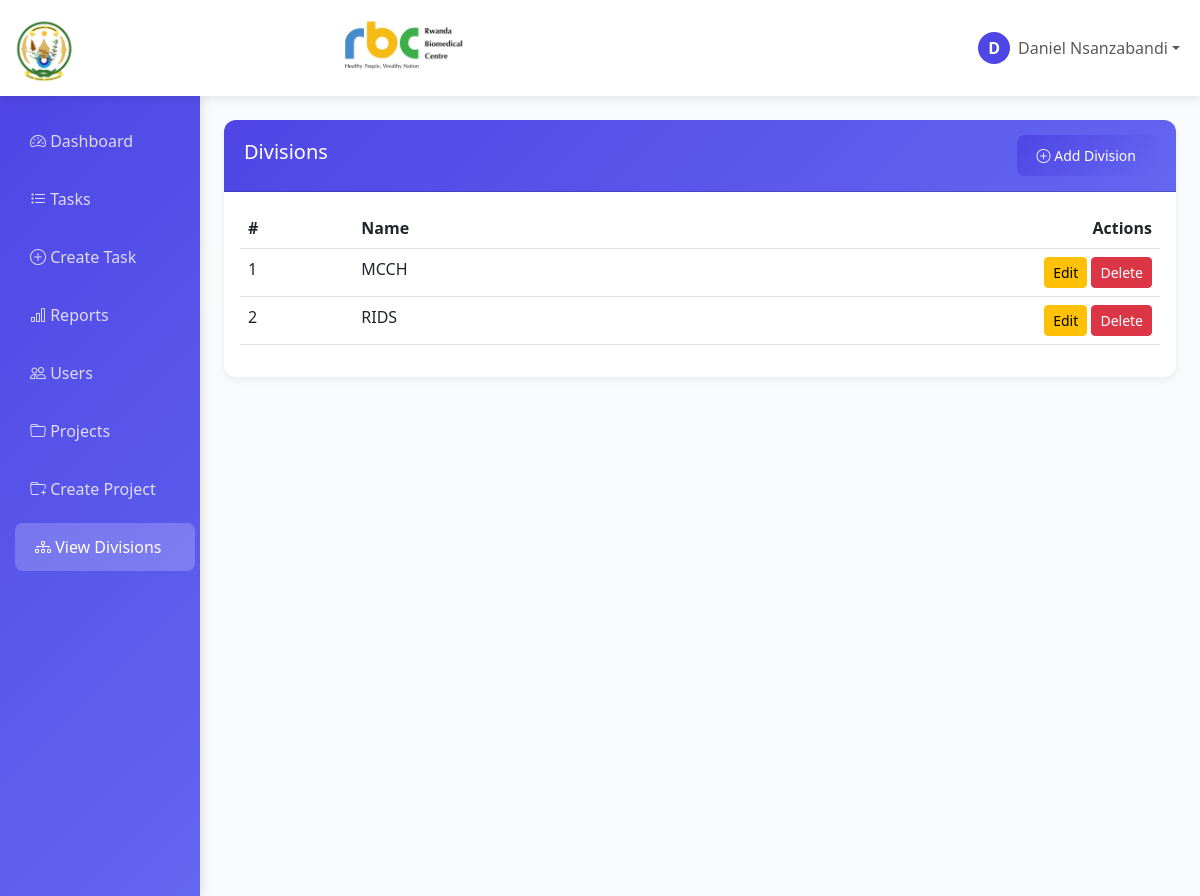
Page /divisions/ (signed in) on the committed database.
### tasks/models.py (models this page shows, shortened)
class User(AbstractUser):
    ROLE_CHOICES = [
        ('user', 'User'),
        ('admin', 'Admin'),
        ('super_admin', 'Super Admin'),
    ]
    division = models.ForeignKey(Division, on_delete=models.SET_NULL, null=True, blank=True)
    role = models.CharField(max_length=20, choices=ROLE_CHOICES, default='user')
    phone = models.CharField(max_length=20, blank=True)
    profile_picture = models.ImageField(
        upload_to='profiles/',
        blank=True,
        null=True,
        validators=[FileExtensionValidator(allowed_extensions=['jpg', 'jpeg', 'png'])]
    )
    employee_id = models.CharField(max_length=20, unique=True, null=True, blank=True)
    job_title = models.CharField(max_length=100, blank=True)
    date_joined = models.DateTimeField(auto_now_add=True)
    last_login_ip = models.GenericIPAddressField(null=True, blank=True)
    is_active = models.BooleanField(default=False)  # Requires admin approval
    created_at = models.DateTimeField(auto_now_add=True)
    updated_at = models.DateTimeField(auto_now=True)
    def is_admin(self):
        return self.role in ['admin', 'super_admin']
    def is_super_admin(self):
        return self.role == 'super_admin'
    class Meta:
        ordering = ['username']
        indexes = [
            models.Index(fields=['role', 'is_active']),
            models.Index(fields=['division', 'role']),
        ]

class Division(models.Model):
    name = models.CharField(max_length=100, unique=True)
    description = models.TextField(blank=True)
    code = models.CharField(max_length=20, blank=True, help_text="Unique division code (optional)")
    is_active = models.BooleanField(default=True)
    created_at = models.DateTimeField(auto_now_add=True)
    updated_at = models.DateTimeField(auto_now=True)
    class Meta:
        ordering = ['name']
        verbose_name_plural = "Divisions"

### tasks/views.py (the view)
# urls.py: path('divisions/', views.division_list, name='division_list'),
def division_list(request):
    divisions = Division.objects.all()
    return render(request, 'divisions/division_list.html', {'divisions': divisions})

### templates/divisions/division_list.html (shortened to what this page needs)
{% extends 'base.html' %}
{% block content %}
<div class="card">
    <div class="card-header d-flex justify-content-between align-items-center">
        <h5>Divisions</h5>
        <a href="{% url 'create_division' %}" class="btn btn-sm btn-primary">
            <i class="bi bi-plus-circle"></i> Add Division
        </a>
    </div>
    <div class="card-body">
        <table class="table table-hover">
            <thead>
                <tr>
                    <th>#</th>
                    <th>Name</th>
                    <th class="text-end">Actions</th>
                </tr>
            </thead>
            <tbody>
                {% for division in divisions %}
                <tr>
                    <td>{{ forloop.counter }}</td>
                    <td>{{ division.name }}</td>
                    <td class="text-end">
                        <a href="{% url 'edit_division' division.pk %}" class="btn btn-sm btn-warning">Edit</a>
                        <a href="{% url 'delete_division' division.pk %}" class="btn btn-sm btn-danger">Delete</a>
                    </td>
                </tr>
                {% empty %}
                <tr>
                    <td colspan="3">No divisions found.</td>
                </tr>
                {% endfor %}
            </tbody>
        </table>
    </div>
</div>
{% endblock %}

### templates/base.html (shortened to what this page needs)
{% load static %}
<!DOCTYPE html>
<html lang="en">
<head>
    <link href="https://cdn.jsdelivr.net/npm/bootstrap@5.3.0/dist/css/bootstrap.min.css" rel="stylesheet">
    <link href="https://cdn.jsdelivr.net/npm/bootstrap-icons@1.10.0/font/bootstrap-icons.css" rel="stylesheet">
</head>
<body>
<nav class="navbar navbar-expand-lg navbar-light bg-white">
    {% if user.is_authenticated %}
    <div class="container-fluid">
        <a class="navbar-brand d-flex align-items-center" href="{% url 'dashboard' %}">
            <img src="{% static 'images/government_logo.png' %}" alt="Logo" style="height: 70px; margin-right: 20px;">
        </a>
        <div class="navbar-nav ms-auto">
            <div class="nav-item dropdown">
                <a class="nav-link dropdown-toggle d-flex align-items-center" href="#" id="navbarDropdown" role="button" data-bs-toggle="dropdown">
                    <div class="user-avatar me-2">{{ user.first_name.0|default:user.username.0|upper }}</div>
                    {{ user.first_name }} {{ user.last_name }}
                </a>
            </div>
        </div>
    </div>
    {% endif %}
</nav>
<div class="container-fluid">
    <div class="row">
        {% if user.is_authenticated %}
        <div class="col-md-2 p-0">
            <nav class="sidebar bg-primary vh-100">
                <div class="sidebar-sticky pt-3">
                    <ul class="nav flex-column">
                        <li class="nav-item"><a class="nav-link {% if request.resolver_match.url_name == 'dashboard' %}active{% endif %}" href="{% url 'dashboard' %}"><i class="bi bi-speedometer2"></i> Dashboard</a></li>
                        <li class="nav-item"><a class="nav-link {% if request.resolver_match.url_name == 'task_list' %}active{% endif %}" href="{% url 'task_list' %}"><i class="bi bi-list-task"></i> Tasks</a></li>
                        <li class="nav-item"><a class="nav-link {% if request.resolver_match.url_name == 'task_create' %}active{% endif %}" href="{% url 'task_create' %}"><i class="bi bi-plus-circle"></i> Create Task</a></li>
                        <li class="nav-item"><a class="nav-link {% if request.resolver_match.url_name == 'reports' %}active{% endif %}" href="{% url 'reports' %}"><i class="bi bi-bar-chart"></i> Reports</a></li>
                        {% if user.is_admin %}
                        <li class="nav-item"><a class="nav-link {% if request.resolver_match.url_name == 'user_management' %}active{% endif %}" href="{% url 'user_management' %}"><i class="bi bi-people"></i> Users</a></li>
                        {% endif %}
                        {% if user.is_super_admin %}
                        <li class="nav-item"><a class="nav-link {% if request.resolver_match.url_name == 'project_list' %}active{% endif %}" href="{% url 'project_list' %}"><i class="bi bi-folder"></i> Projects</a></li>
                        <li class="nav-item"><a class="nav-link {% if request.resolver_match.url_name == 'project_create' %}active{% endif %}" href="{% url 'project_create' %}"><i class="bi bi-folder-plus"></i> Create Project</a></li>
                        <li class="nav-item"><a class="nav-link {% if request.resolver_match.url_name == 'division_list' %}active{% endif %}" href="{% url 'division_list' %}"><i class="bi bi-diagram-3"></i> View Divisions</a></li>
                        {% endif %}
                    </ul>
                </div>
            </nav>
        </div>
        <div class="col-md-10 ms-sm-auto px-md-4">
        {% else %}
        <div class="col-12">
        {% endif %}
        <main class="py-4">
            {% block content %}{% endblock %}
        </main>
        </div>
    </div>
</div>
</body>
</html>

### templates/base.html (style rules this page uses)
:root { --primary-color: #4f46e5; --secondary-color: #6366f1; --success-color: #10b981; --warning-color: #f59e0b; --danger-color: #ef4444; --dark-color: #1f2937; --light-color: #f8fafc; }
body { background-color: var(--light-color); font-family: 'Segoe UI', Tahoma, Geneva, Verdana, sans-serif; }
.navbar-brand { font-weight: 700; color: var(--primary-color) !important; }
.sidebar { min-height: calc(100vh - 56px); background: linear-gradient(135deg, var(--primary-color), var(--secondary-color)); box-shadow: 2px 0 10px rgba(0,0,0,0.1); }
.sidebar .nav-link { color: rgba(255,255,255,0.8); padding: 12px 20px; margin: 5px 10px; border-radius: 8px; transition: all 0.3s ease; }
.sidebar .nav-link:hover, .sidebar .nav-link.active { color: white; background-color: rgba(255,255,255,0.2); transform: translateX(5px); }
.card { border: none; border-radius: 12px; box-shadow: 0 4px 6px rgba(0,0,0,0.05); transition: all 0.3s ease; }
.card-header { background: linear-gradient(135deg, var(--primary-color), var(--secondary-color)); color: white; border-radius: 12px 12px 0 0 !important; padding: 15px 20px; }
.btn-primary { background: linear-gradient(135deg, var(--primary-color), var(--secondary-color)); border: none; border-radius: 8px; padding: 10px 20px; transition: all 0.3s ease; }
.navbar { box-shadow: 0 2px 10px rgba(0,0,0,0.1); }
.user-avatar { background: var(--primary-color); color: white; width: 32px; height: 32px; border-radius: 50%; display: flex; align-items: center; justify-content: center; font-weight: bold; }

### rows in the picture
User: first_name.0 "D", first_name "Daniel", last_name "Nsanzabandi"
Division: name "MCCH"
Division: name "RIDS"
